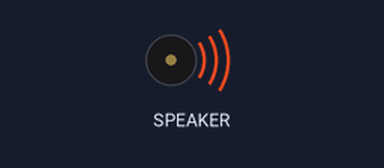
This program was run on a simulated Raspberry Pi Pico running CircuitPython. On the bench: buzzer (waves = sounding). Audio playback is drawn as a buzzer.

Above: at 0.5 s.
At 5.0 s:
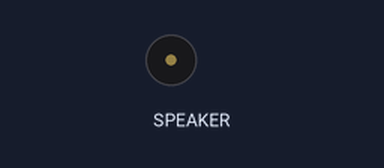
Timing chart, 0 to 6.9 s (numbered marks = the images above):
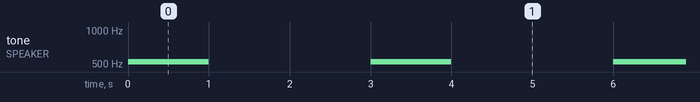

The program:

chord.py
```python
# (licence header left out)
import time
import board
import synthio

# for PWM audio with an RC filter
#import audiopwmio
#audio = audiopwmio.PWMAudioOut(board.GP15)

# for I2S audio with external I2S DAC board
import audiobusio

i2s_bck_pin = board.GP16 # PCM5102 BCK pin
i2s_lck_pin = board.GP17 # PCM5102 LCK pin
i2s_dat_pin = board.GP18  # PCM5102 DIN pin
audio = audiobusio.I2SOut(bit_clock=i2s_bck_pin, word_select=i2s_lck_pin,data=i2s_dat_pin)

synth = synthio.Synthesizer(sample_rate=44100)
audio.play(synth)

while True:
    synth.press((65, 69, 72))  # midi note 65 = F4
    time.sleep(1)
    synth.release((65, 69, 72))  # release the note we pressed
    time.sleep(2)
```

Measured:
- by itself, tone on SPEAKER: alternates 523 Hz for 1.0 s and silent for 2.0 s
